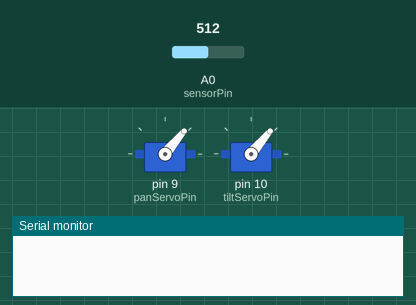
Bench run of a sketch on a simulated Arduino Uno, built with avr-gcc and run on an emulated ATmega328P. Shown: 2 × servo, the last lines printed to the serial monitor. The inputs (shaded band) are chosen by the test bench; at power-on: A0 (sensorPin) = 512.

Above: at 0.1 s.
At 8.94 s:
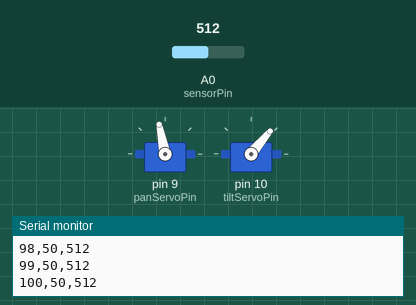
At 17.07 s:
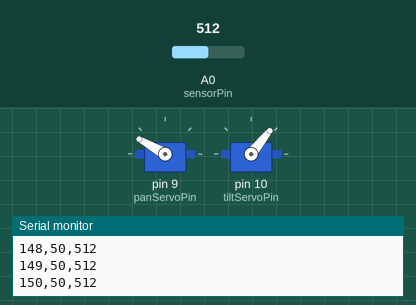
At 39.85 s:
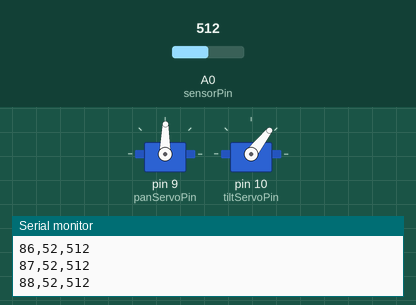
Timing chart, 0 to 40.0 s (numbered marks = the images above):
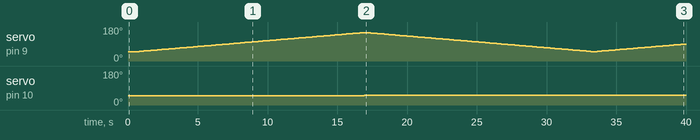

The sketch:

ArduinoScanSweep.ino
```cpp
// MP2 3D Scanner

#include <Servo.h>

Servo panServo;               // sweeps left/right
Servo tiltServo;              // sweeps up/down

const int panServoPin  = 9;
const int tiltServoPin = 10;
const int sensorPin    = A0;  // analog output

// sweep range/step settings TUNE LATER
// units are degrees, matching Servo.write()
const int panMin   = 50;
const int panMax   = 150;
const int panStep  = 1;    // Servo.write() only has 1-degree resolution, so 0.5 truncated to 0 and never advanced

const int tiltMin  = 50;
const int tiltMax  = 130;
const int tiltStep = 1;    // same as panStep

const int settleDelay = 150;   // ms to let the servo/sensor settle before reading
const int numSamples   = 5;    // number of ADC readings averaged per point


void setup()
{
  long baudRate = 9600;        // must match the baud rate in the Python script
  Serial.begin(baudRate);

  panServo.attach(panServoPin);
  tiltServo.attach(tiltServoPin);

  panServo.write(panMin);
  tiltServo.write(tiltMin);
  delay(500);                  // give servos time to reach the starting position
}


// take several ADC readings and average them to reduce noise
int readDistanceRaw()
{
  long total = 0;
  for (int i = 0; i < numSamples; i++) {
    total += analogRead(sensorPin);
    delay(2);
  }
  return total / numSamples;
}


// send one data point back to the laptop as "panAngle,tiltAngle,rawValue"
void sendDataPoint(int panAngle, int tiltAngle, int rawValue)
{
  Serial.print(panAngle);   Serial.print(",");
  Serial.print(tiltAngle);  Serial.print(",");
  Serial.println(rawValue);
}


// raster-scan the sensor across the pan/tilt range one time
// then stop (so the scan doesn't repeat and confuse the data being collected)
void loop()
{
  for (int tiltAngle = tiltMin; tiltAngle <= tiltMax; tiltAngle += tiltStep) {
    tiltServo.write(tiltAngle);
    delay(settleDelay);

    // alternate sweep direction each row so we don't waste
    // time snapping the pan servo back to panMin before every row
    bool sweepingForward = (((tiltAngle - tiltMin) / tiltStep) % 2 == 0);

    if (sweepingForward) {
      for (int panAngle = panMin; panAngle <= panMax; panAngle += panStep) {
        panServo.write(panAngle);
        delay(settleDelay);
        int rawValue = readDistanceRaw();
        sendDataPoint(panAngle, tiltAngle, rawValue);
      }
    } else {
      for (int panAngle = panMax; panAngle >= panMin; panAngle -= panStep) {
        panServo.write(panAngle);
        delay(settleDelay);
        int rawValue = readDistanceRaw();
        sendDataPoint(panAngle, tiltAngle, rawValue);
      }
    }
  }

  while (true) {
    delay(1000);
  }
}
```

Measured:
- by itself, servo on pin 10 (tiltServoPin): 50° → 51° at 16.9 s, → 52° 16.4 s later
- by itself, servo on pin 9 (panServoPin): 50° → 51° at 0.81 s, → 52° 0.16 s later, → 53° 0.16 s later, → 54° 0.16 s later, … (240 changes in this stretch)
